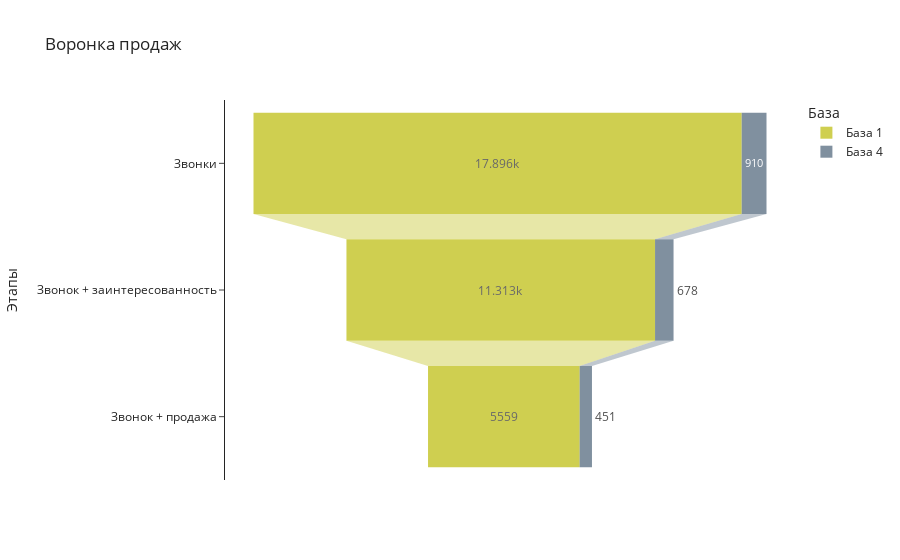

Notebook cell for this chart:
### Code cell
data = dict(Quantity=qnt_list,
    
            Stage=["Звонки","Звонок + заинтересованность", "Звонок + продажа"]*2,
    
            База=["База 1"]*3 + ["База 4"]*3)
    
fig = px.funnel(data, y='Stage', x='Quantity', color='База',
                color_discrete_map={"База 1": "#c4c425", 
                                    "База 4": "#617588"},
                template="simple_white",
                title='Воронка продаж',
                labels={"Stage": "Этапы"},
                opacity = 0.8)
    
fig.show()

### Figure 1 — Plotly figure (JSON) as saved in the notebook; plotly's stock layout.template omitted (floating-point values rounded to 4 significant figures)
{"data": [{"hovertemplate": "База=База 1<br>Quantity=%{x}<br>Этапы=%{y}<extra></extra>", "legendgroup": "База 1", "marker": {"color": "#c4c425"}, "name": "База 1", "opacity": 0.8, "orientation": "h", "showlegend": true, "type": "funnel", "x": [17896, 11313, 5559], "xaxis": "x", "y": ["Звонки", "Звонок + заинтересованность", "Звонок + продажа"], "yaxis": "y"}, {"hovertemplate": "База=База 4<br>Quantity=%{x}<br>Этапы=%{y}<extra></extra>", "legendgroup": "База 4", "marker": {"color": "#617588"}, "name": "База 4", "opacity": 0.8, "orientation": "h", "showlegend": true, "type": "funnel", "x": [910, 678, 451], "xaxis": "x", "y": ["Звонки", "Звонок + заинтересованность", "Звонок + продажа"], "yaxis": "y"}], "layout": {"legend": {"title": {"text": "База"}, "tracegroupgap": 0}, "title": {"text": "Воронка продаж"}, "xaxis": {"anchor": "y", "domain": [0, 1], "title": {"text": "Quantity"}}, "yaxis": {"anchor": "x", "domain": [0, 1], "title": {"text": "Этапы"}}}}
